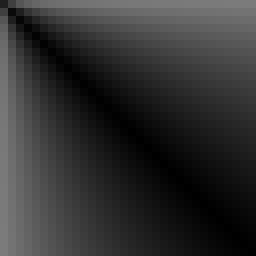
#> input picture GPU-Pro-2/02 Rendering/04 - Practical Morphological Antialiasing/scripts/areas2d.tif, 32 x 32 px (shown 8 times larger)
$ python areamap4d.py
#> lines starting #> are read from the running program, lines starting #| are printed output that depends on the picture
from pprint import *
from PIL import Image

SIZE = 9
def arrange(v1, v2):
    return v1, v2, 0

areas = Image.open("areas2d.tif")
#> areas is the input picture: PIL image 32x32 L; min 0, max 123, mean 48.7
image = Image.new("RGB", (SIZE * 5, SIZE * 5))
#> image: PIL image 45x45 RGB; every value is 0

for e2 in range(5):
    for e1 in range(5):
        for left in range(SIZE):
            for right in range(SIZE):

                p = left, right
                a = areas.getpixel(p)
                p = p[0] + e1 * SIZE, p[1] + e2 * SIZE

                if (e1 == 2) or (e2 == 2):
                    image.putpixel(p, arrange(0,0))
                elif left > right:
                    if e2 == 0:
                        image.putpixel(p, arrange(0,0))
                    elif e2 == 1:
                        image.putpixel(p, arrange(0,a))
                    elif e2 == 3:
                        image.putpixel(p, arrange(a,0))
                    else:
                        image.putpixel(p, arrange(a,a))
                elif left < right:
                    if e1 == 0:
                        image.putpixel(p, arrange(0,0))
                    elif e1 == 1:
                        image.putpixel(p, arrange(0,a))
                    elif e1 == 3:
                        image.putpixel(p, arrange(a,0))
                    else:
                        image.putpixel(p, arrange(a,a))
                else:
                    if (e1+e2) == 0:
                        image.putpixel(p, arrange(0,0))
                    elif (e1+e2) == 1:
                        image.putpixel(p, arrange(0,a))
                    elif (e1+e2) == 2:
                        image.putpixel(p, arrange(0,2*a))
                    elif (e1+e2) == 3:
                        image.putpixel(p, arrange(a,0))
                    elif (e1+e2) == 4:
                        image.putpixel(p, arrange(a,a))
                    elif (e1+e2) == 5:
                        image.putpixel(p, arrange(a,2*a))
                    elif (e1+e2) == 6:
                        image.putpixel(p, arrange(2*a,0))
                    elif (e1+e2) == 7:
                        image.putpixel(p, arrange(2*a,a))
                    else:
                        image.putpixel(p, arrange(2*a,2*a))
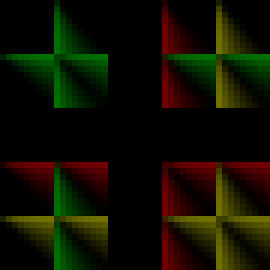
#> image: PIL image 45x45 RGB (shown 6 times larger); mean R, G, B 15.7, 15.7, 0

image.save("areas4d.tif")
